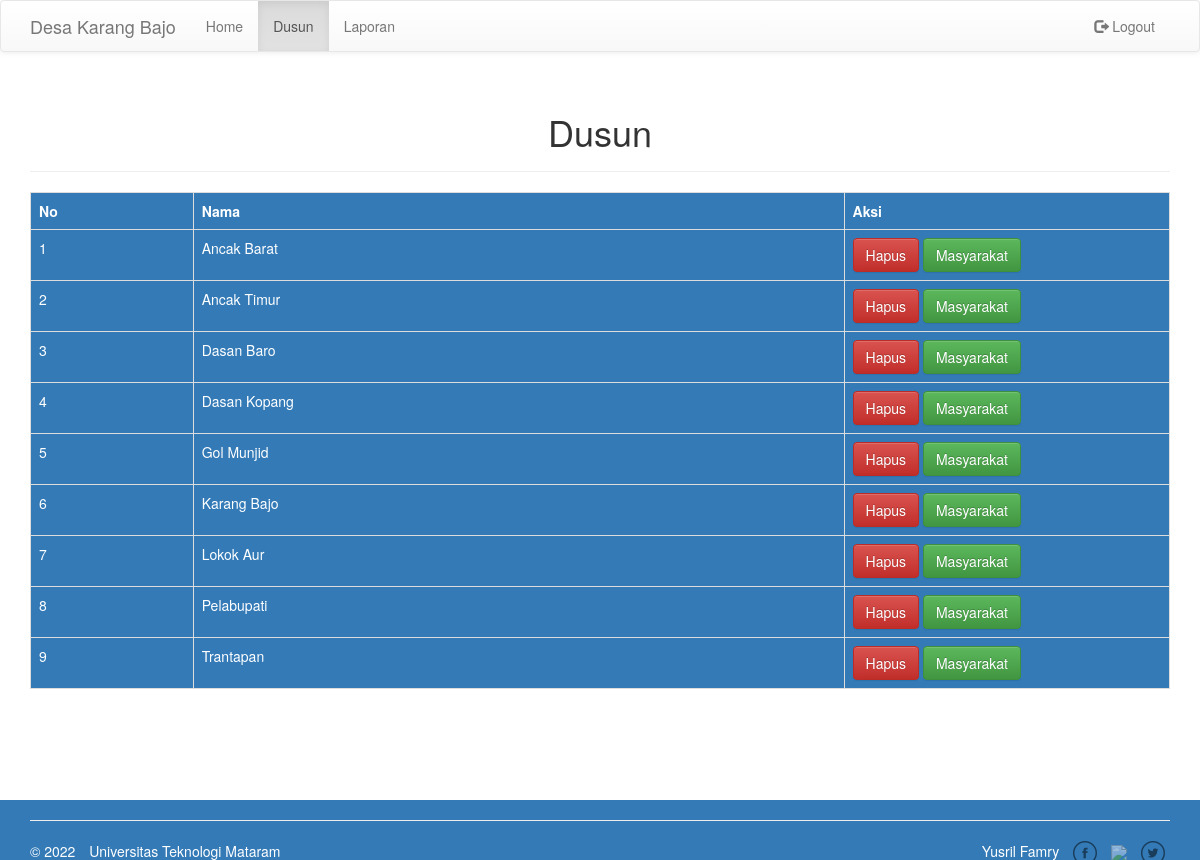
The page /dusun.php (signed in) on the database its author committed.
### tables this page shows
CREATE TABLE `dusun` (
  `id` int(11) NOT NULL,
  `nama` varchar(255) NOT NULL
);

### dusun.php (the view, shortened to what this page needs)
<?php
require './includes/config.php';
$req = $dbc->prepare("SELECT * FROM dusun ");
$req->execute();
$dusun = $req->fetchAll();
include './includes/header.php';
?>
<div class="col-md-12">
    <div class="page-header text-center">
        <h1>Dusun</h1>
    </div>
    <?php
    if ($dusun) {
        ?>
        <table class="table table-bordered bg-primary">
            <tr>
                <th class="col-md-1">No</th>
                <th class="col-md-4">Nama</th>
                <th class="col-md-2">Aksi</th>
            </tr>
            <?php
            for($i = 0; $i < count($dusun); $i++) {
                echo '<tr>
                <td>'.($i+1).'</td>
                <td>'.$dusun[$i]['nama'].'</td>
                <td>
                    <a href="hapus-dusun.php?id='.$dusun[$i]['id'].'" class="btn btn-danger">Hapus</a>
                    <a href="masyarakat.php?id='.$dusun[$i]['id'].'" class="btn btn-success">Masyarakat</a>
                </td>
            </tr>';
            }
            ?>
        </table>
        <?php
    } else {
        echo '<div class="well well-lg text-center">
                <strong>Tidak ada data yang disimpan.</strong>
            </div>';
    }
    ?>
</div>
<?php
include './includes/footer.php';
?>

### css/styles.css (style rules this page uses)
html { position: relative; min-height: 100%; }
body { margin-bottom: 60px; }

### rows shown on the page
dusun: nama "Ancak Barat"
dusun: nama "Ancak Timur"
dusun: nama "Dasan Baro"
dusun: nama "Dasan Kopang"
dusun: nama "Gol Munjid"
dusun: nama "Karang Bajo"
dusun: nama "Lokok Aur"
dusun: nama "Pelabupati"
dusun: nama "Trantapan"

### other values the page prints
$key "Home"
$key "Dusun"
$key "Laporan"
